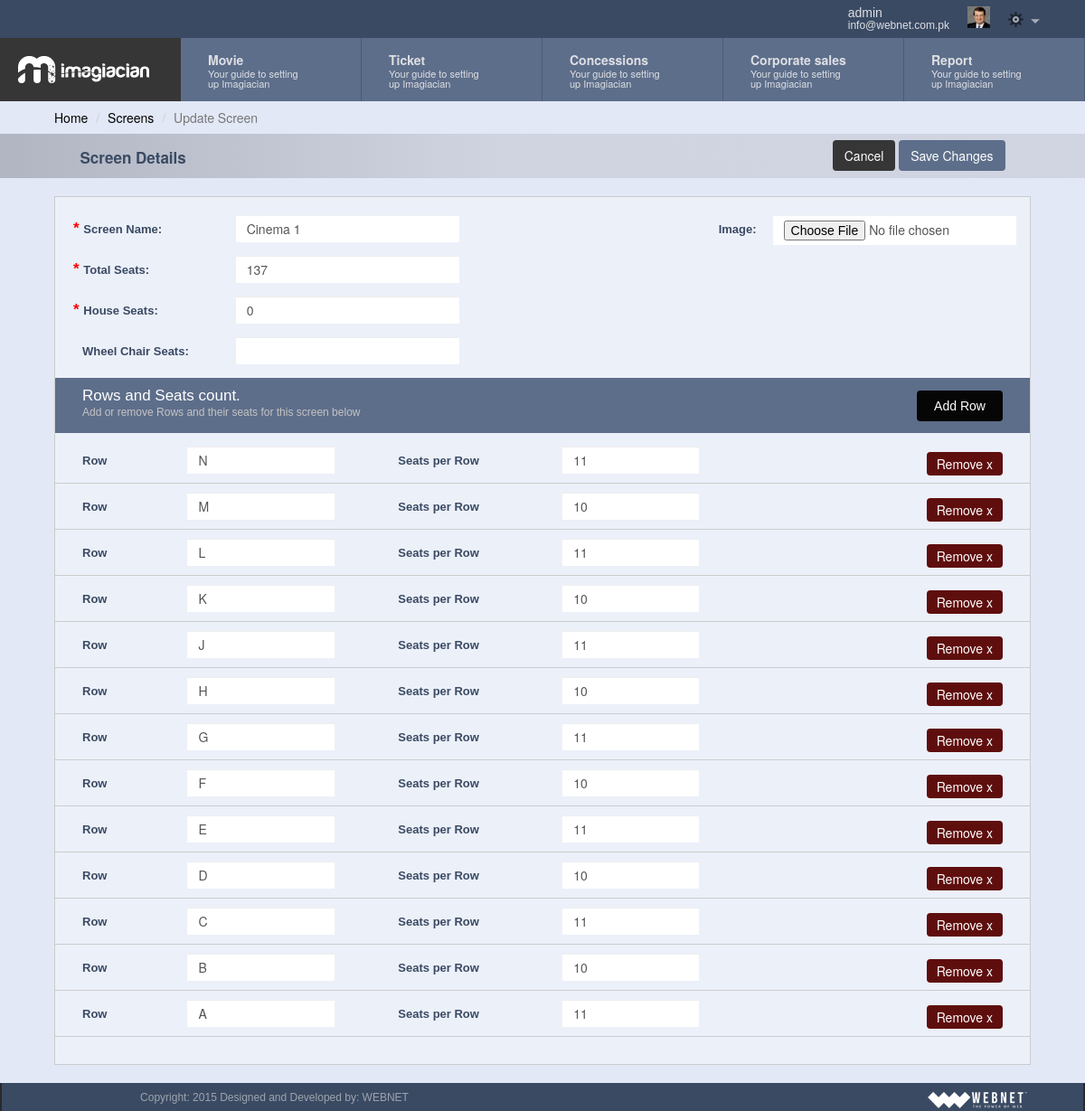
Screenshot of /add_screen.php?id=1 (signed in) with the database file from the repository.
### tables this page shows
CREATE TABLE IF NOT EXISTS `screens` (
  `screen_id` int(11) NOT NULL AUTO_INCREMENT,
  `screen_name` varchar(32) NOT NULL,
  `screen_total_seats` varchar(32) NOT NULL,
  `screen_house_seats` varchar(32) DEFAULT NULL,
  `screen_wheel_chair_seats` varchar(32) DEFAULT NULL,
  `screen_seat_layout_diagram` text,
  `screen_rows` text NOT NULL,
  `screen_row_column` text NOT NULL,
  `screen_ts` timestamp NOT NULL DEFAULT CURRENT_TIMESTAMP,
  PRIMARY KEY (`screen_id`)
);

### common/class.database.php (called while the page is built, shortened)
<?php
class Database {
    public $_DB;
    public $_query;
    public $_where = array();
    public $_select = array();
    public $_action;
    public $_table;
    public $_force_select_all = false;
    public function __construct() {
        try {
            $this->_DB = new PDO('mysql:host=' . DB_HOST . ';dbname=' . DB_NAME, DB_USER, DB_PASS);
            $this->_DB->setAttribute(PDO::ATTR_ERRMODE, PDO::ERRMODE_EXCEPTION);
        } catch (PDOException $e) {
            echo 'ERROR: ' . $e->getMessage();
        }
    }
    public function where($column_name, $value, $operator = '=') {
        $this->_where[$column_name] = array();
        $this->_where[$column_name][] = $value;
        $this->_where[$column_name][] = $operator;
    }
    public function query($query) {
        try {
            $this->_query = $this->_DB->prepare(filter_var($query, FILTER_SANITIZE_STRING));
            $this->bind_results();
            $this->_query->execute();
            $this->_where = array();
            $this->_select = array();
        } catch (PDOException $e) {
            $er = $e->errorInfo;
            echo '<p style="font-family:arial; background:#F00; position:absolute; z-index:10000; color:#FFF; padding:5px;">ERROR: ' . $er[2] . '</p>';
        }
    }
    public function bind_results() {
        if (!empty($this->_where)) {
            $ci = 0;
            foreach ($this->_where as $c => $value) {
                $ci++;
                if (is_array($value[0])) {
                    foreach ($value[0] as $rkey => $rvalue) {
                        $this->_query->bindValue(':' . $c.($ci+$rkey), $rvalue, $this->get_type($rvalue));
                    }
                }else{
                    $this->_query->bindValue(':' . $c.$ci, $value[0], $this->get_type($value[0]));
                }
            }
        }
    }
    public function get_type($value) {
        if (is_int($value)) {
            $param = PDO::PARAM_INT;
        } elseif (is_bool($value)) {
            $param = PDO::PARAM_BOOL;
        } elseif (is_null($value)) {
            $param = PDO::PARAM_NULL;
        } elseif (is_string($value)) {
            $param = PDO::PARAM_STR;
        } else {
            $param = FALSE;
        }
        return $param;
    }
    public function build_query() {
        $query = $this->_action;
        if ($this->_action == 'SELECT') {
            if (!empty($this->_select)) {
                if ($this->_force_select_all == true) {
                    $query .= ' *,';
                }
                foreach ($this->_select as $column_name => $name) {
                    $query .=' ' . $column_name . ' as ' . $name . ', ';
                }
            } else {
                $query .= ' *';
            }
            $query = rtrim($query, ', ');
        }
        if ($this->_action != 'UPDATE' && $this->_action != 'INSERT') {
            $query .= ' FROM ';
        }
        $query .= $this->_table;
        if (!empty($this->_where)) {
            $query .= ' WHERE ';
            $columns = array();
            $ci = 0;
            foreach ($this->_where as $c => $v) {
                $cn = $c;
                $ci++;
                if ($v[1] == 'BETWEEN' || $v[1] == 'NOT BETWEEN') {
                    $columns[] = $cn . ' ' . $v[1] . ' :' . $c.$ci . ' and :' . $c.($ci+1);
                }elseif($v[1] == 'IN'){
                    $columns[] = $cn . ' IN ' . $v[0];
                }else{
                    $columns[] = $cn . ' ' . $v[1] . ' :' . $c.$ci;
                }
            }
            $query .= implode(' AND ', $columns);
        }
        $this->query($query);
    }
    public function result($fetch_type = PDO::FETCH_OBJ) {
        return $this->_query->fetch($fetch_type);
    }
    public function from($table_name, $num_rows = NULL) {
        $this->_action = 'SELECT';
        $this->_table = $table_name;
        $this->build_query();
    }
}

### classes/class.screen.php (called while the page is built, shortened)
<?php
class screen extends database
{
	private $table_name;
	function __construct()
	{
		$this->table_name = 'screens';
	}
	public function get_screens($ID = NULL)
	{
		if (isset($ID)) {
			$this->from($this->table_name);
			return $this->result();
		}
		else {
			$this->from($this->table_name);
			return $this->all_results();
		}
	}
}
 ?>

### add_screen.php (the view, shortened to what this page needs)
<?php require_once 'header.php'; ?>
<?php
	if($_SESSION['user']->capabilities != 'null'){
		$user_capabilities = $_SESSION['user']->capabilities;
		$user_capabilities = (!empty($user_capabilities))? json_decode($user_capabilities) : array();
	}else{$user_capabilities = array('empty'); }
	if(in_array('add_screen', $user_capabilities)){
?>
<div class="container">
	<div class="row">
		<ol class="breadcrumb">
		  <li><a href="index.php">Home</a></li>
		  <li><a href="view_screen.php">Screens</a></li>
		  <li class="active"><?php echo (isset($_GET['id']))? 'Update' : 'Add' ?> Screen</li>
		</ol>
	</div>
<form class="form-horizontal dashboardForm"  action="" method="post" enctype="multipart/form-data">
		<div class="row gray-header">
				<div class="col-md-12">
					<div class="form-header-inner">
						<div class="col-sm-6">
							<h3> Screen Details</h3>
						</div>
				 		<div class="col-sm-6 action_btn">
				 			<button type="button" class="btn submitBtn cancel-button" name="">Cancel</button>
					 		<button type="submit" class="btn submitBtn save-button" name="add_screen"><?php echo (isset($_GET['id']))? 'Save Changes ' : 'Add Film' ?>  </button>
				 		</div>
				 	</div>
			 	</div>
		  </div>
			<?php
			$screen = new screen();
			$ID = (isset($_GET['id']))? $_GET['id'] : NULL;
			if (isset($ID)) {
				$screen_result = $screen->get_screens($ID);
			}
			?>
		<div class="row">
			<div class="form-container">
			<div class="col-md-6">
				<div class="col-md-12">
					<div class="form-group">
						<label for="screen_name" class="col-sm-4 control-label"><span>* </span>Screen Name: </label>
						<div class="col-sm-8">
							<input type="text" name="screen_name" id="screen_name" value="<?php echo (isset($ID))? $screen_result->screen_name : '' ?>" class="form-control" required>
						</div>
					</div>
				</div>
				<div class="col-md-12">
					<div class="form-group">
						<label for="screen_total_seats" class="col-sm-4 control-label"><span>* </span> Total Seats: </label>
						<div class="col-sm-8">
							<input type="text" name="screen_total_seats" id="screen_total_seats" value="<?php echo (isset($ID))? $screen_result->screen_total_seats : '' ?>" class="form-control" required>
						</div>
					</div>
				</div>
				<div class="col-md-12">
					<div class="form-group">
						<label for="screen_house_seats" class="col-sm-4 control-label"><span>* </span> House Seats: </label>
						<div class="col-sm-8">
							<input type="text" name="screen_house_seats" id="screen_house_seats" value="<?php echo (isset($ID))? $screen_result->screen_house_seats : '0' ?>" class="form-control" required>
						</div>
					</div>
				</div>
				<div class="col-md-12">
					<div class="form-group">
						<label for="screen_wheel_chair_seats" class="col-sm-4 control-label">Wheel Chair Seats: </label>
						<div class="col-sm-8">
							<input type="text" name="screen_wheel_chair_seats" id="screen_wheel_chair_seats" value="<?php echo (isset($ID))? $screen_result->screen_wheel_chair_seats : '' ?>" class="form-control" >
						</div>
					</div>
				</div>
			</div>
			<div class="col-md-4 col-md-offset-2">
				<?php
					        if(isset($ID)){
					         if($screen_result->screen_seat_layout_diagram){ ?>
					          <div class="profilePic">
					           <span>
					            <?php echo '<img src="assets/images/uploads/'.$screen_result->screen_seat_layout_diagram.'" class="img-responsive" alt="">'; ?>
					            <a id="removeProfilePic"><span class="glyphicon glyphicon-remove" aria-hidden="true"></span></a>
					           </span>
					           <input type="hidden" name="screen_seat_layout_diagram1" value="<?php echo $screen_result->screen_seat_layout_diagram; ?>">
					          </div>
					          <div class="form-group" id="showNewPicSubmit" style="display:none;">
								<label for="movie_synopsis" class="col-sm-2 control-label">Image: </label>
								<div class="col-sm-10">
									 <input type="file" name="screen_seat_layout_diagram" class="form-control" style="width:100%;height: 33px;">
								</div>
							 </div>
							<?php
					         }
					         else { ?>
					          <div class="form-group">
								<label for="movie_synopsis" class="col-sm-2 control-label">Image: </label>
								<div class="col-sm-10">
									 <input type="file" name="screen_seat_layout_diagram" class="form-control" style="width:100%;height: 33px;">
								</div>
							 </div>
					         <?php
					         }
					        }
					        ?>
			</div>
	<div class="col-md-12 bottom-label">
		<div class="col-md-6">
			<h3>Rows and Seats count.</h3>
			<span>Add or remove Rows and their seats for this screen below</span>
		</div>
		<div class="col-md-6 form-header-right">
			<button type="button" class="btn submitBtn person_btn save-button" value="" onclick="addRow()">Add Row</button>
		</div>
	</div>
			<div class="col-md-12 ">
					<div id="content">
					<?php if(isset($ID)){
							$counter = 0;
							$current_rows = $screen_result->screen_rows;
							$current_rows = (!empty($current_rows))? json_decode($current_rows) : array();
							$current_column = $screen_result->screen_row_column;
							$current_column = (!empty($current_column))? json_decode($current_column) : array();?>
						<?php foreach ($current_rows as $current_rows_values) {?>
							<div class="row">
							<div class="col-md-12 row-el">
								<div class="col-md-4">
									<div class="form-group">
										<label class="col-sm-4 control-label">Row</label>
										<div class="col-sm-8">
											<input type="text" name="screen_rows[]" id="screen_rows" value="<?php echo $current_rows_values; ?>" class="form-control" required>
										</div>
								  	</div>
								</div>
								<div class="col-md-5">
									<div class="form-group">
										<label class="col-sm-5 control-label">Seats per Row</label>
										<div class="col-sm-6">
											<input type="number" name="screen_row_column[]" id="screen_row_column" value="<?php echo $current_column[$counter]; ?>" class="form-control" required>
										</div>
									</div>
								</div>
									<div class="col-md-3 txt-center">
										<button type="button" class="btn submitBtn minus-btn" value="" >Remove x</button>
									</div>
								</div>
								</div>
						<?php $counter++; ?>
						<?php }?>
						<?php }?>
					</div>
				</div>
		 </div>
	  </form>
 </div>
<?php }
?>
<?php require_once 'footer.php'; ?>

### assets/css/dashboard.css (style rules this page uses)
button { outline:0px!important; }
body { background-color: #e2e8f6;padding-right:0px!important; }
html, body { height: 100%; }
label span { color: red; font-size: 17px; line-height: 5px; margin-left: -10px; }
.gray-header { min-height: 45px; background: rgb(178,182,194); background: -moz-linear-gradient(left, rgba(178,182,194,1) 1%, rgba(207,212,224,1) 46%, rgba(231,236,248,1) 100%); background: -webkit-gradient(linear, left top, right top, color-stop(1%,rgba(178,182,194,1)), color-stop(46%,rgba(207,212,224,1)), color-stop(100%,rgba(231,236,248,1))); background: -webkit-linear-gradient(left, rgba(178,182,194,1) 1%,rgba(207,212,224,1) 46%,rgba(231,236,248,1) 100%); background: -o-linear-gradient(left, rgba(178,182,194,1) 1%,rgba(207,212,224,1) 46%,rgba(231,236,248,1) 100%); background: -ms-linear-gradient(left, rgba(178,182,194,1) 1%,rgba(207,212,224,1) 46%,rgba(231,236,248,1) 100%); background: linear-gradient(to right, rgba(178,182,194,1) 1%,rgba(207,212,224,1) 46%,rgb(208, 213, 225) 100%); filter: progid:DXImageTransform.Microsoft.gradient( startColorstr='#b2b6c2', endColorstr='#e7ecf8',GradientType=1 ); color: #3a4a63; }
.gray-header h3 { font-size: 17px; font-weight: bold; margin-bottom: 5px; }
.gray-header .action_btn { text-align: right; }
.container { width:100%!important; }
.row-el .minus-btn { float: right; }
.form-header-inner { width: 90%; margin: auto; min-height: 45px; padding-top: 7px; }
h1, .h1, h2, .h2, h3, .h3 { margin-top: 10px; margin-bottom: 10px; }
.form-header-right { text-align: right; }
.form-container { width: 90%; margin: auto; overflow: auto; height: auto; border: 1px solid #ccc; margin-bottom: 20px; background-color: #ecf0f9; padding-bottom: 20px; margin-top: 20px; padding-top: 20px; }
.dashboardForm label { color: #3a4a63; font-size: 13px; font-family: helvetica; }
.dashboardForm .save-button { background-color: #5D6E8A; color: white; margin-bottom: 8px; }
.dashboardForm .cancel-button { background-color: #363636; color: white; margin-bottom: 8px; }
.form-container .form-control { border-radius: 0px; border: 0px; height: 30px; width: 80%; }
.breadcrumb { padding: 8px 60px!important; margin-bottom: 0px!important; background-color: transparent!important; }
.breadcrumb a { color: #000000; }
.minus-btn { background-color: #5F0E0E; padding: 2px 10px; color: white; margin-top: 6px; }
.txt-center { text-align: center; }
.bottom-label { background-color: #5d6e8a; color: white; font-family: helvetica; font-size: 17px; font-weight: normal; padding: 5px 15px; margin-bottom: 10px; margin-bottom: 15px; }
.bottom-label h3 { color: white; font-family: helvetica; font-size: 17px; font-weight: normal; margin-bottom: 0px; line-height: 10px; }
.bottom-label span { font-size: 12px;color: #C5C3C3; }
.row-el .form-group { margin-bottom: 10px; }
.row-el { border-bottom: 1px solid #ccc; margin-bottom: 10px; }
.person_btn { background-color: #060606!important; margin-top: 9px;min-width: 95px; }
@media (min-width: 768px) { .form-horizontal .control-label { padding-top: 7px; margin-bottom: 0; text-align: left!important; } }

### rows the page displays
screens: screen_name "Cinema 1", screen_total_seats "137", screen_house_seats "0", screen_rows "N", screen_row_column "11", screen_rows "M", screen_row_column "10", screen_rows "L", screen_rows "K", screen_rows "J", screen_rows "H", screen_rows "G", screen_rows "F", screen_rows "E", screen_rows "D", screen_rows "C", screen_rows "B", screen_rows "A"

### other values shown
$_SESSION['user']->first_name "admin"
$_SESSION['user']->user_email "info@webnet.com.pk"
